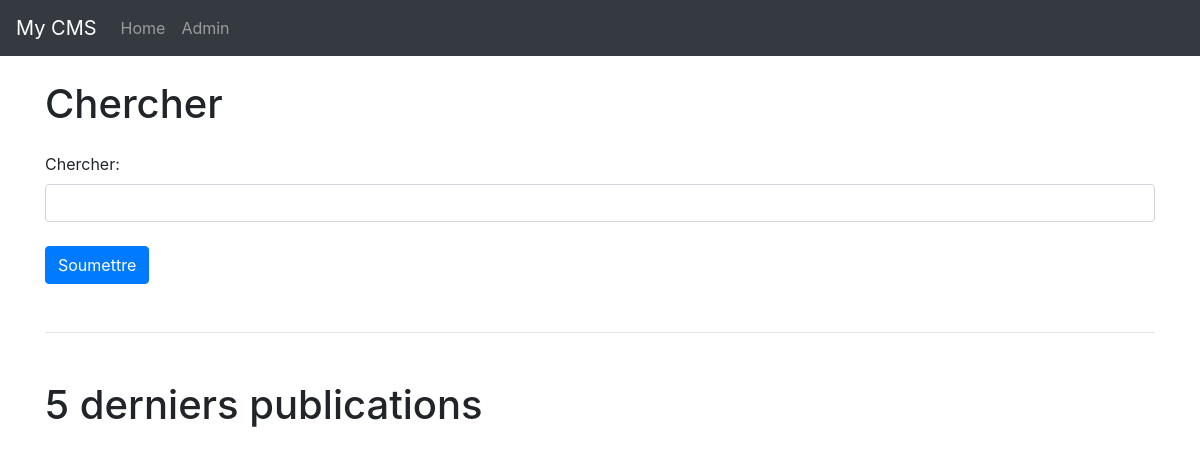
Before: / with the older database file.
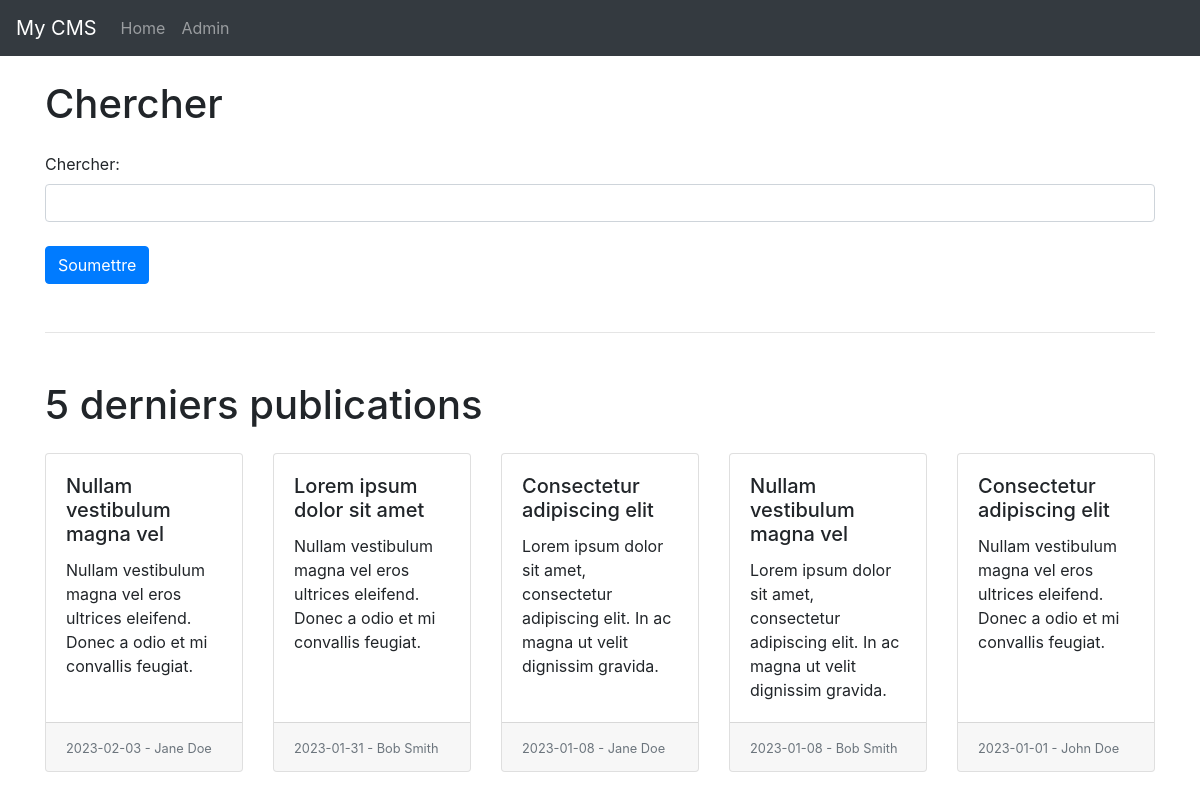
After: the same page with the newer database file.
### tables this page shows
CREATE TABLE article
(
    id               integer primary key,
    titre            varchar(100),
    identifiant      varchar(50),
    auteur           varchar(100),
    date_publication text,
    paragraphe       varchar(500)
);

### app.py (the view)
@app.route('/')
def home():
    conn = sqlite3.connect('db/infoArticle.db')
    c = conn.cursor()
    today = datetime.date.today().isoformat()
    c.execute(
        "SELECT * FROM article WHERE date_publication <= ? "
        "ORDER BY date_publication "
        "DESC LIMIT 5",
        (today,))
    publications = c.fetchall()
    conn.close()
    return render_template('home.html', publications=publications)

### templates/home.html
{% extends "base.html" %}
{% block content %}
    <h1 class="mb-4">Chercher</h1>
    <form action="{{ url_for('search') }}">
        <div class="form-group">
            <label for="search" class="form-label">Chercher:</label>
            <input type="text" class="form-control" id="search" name="q" required>
        </div>
        <button type="submit" class="btn btn-primary mt-2">Soumettre</button>
    </form>
    <hr class="my-5">
    <h1 class="mb-4">5 derniers publications</h1>
    <div class="card-deck">
        {% for publication in publications %}
            <div class="card mb-4">
                <div class="card-body">
                    <h5 class="card-title">{{ publication[1] }}</h5>
                    <p class="card-text">{{ publication[5] }}</p>
                </div>
                <div class="card-footer">
                    <small class="text-muted">{{ publication[4] }} - {{ publication[3] }}</small>
                </div>
            </div>
        {% endfor %}
    </div>
{% endblock %}

### templates/base.html (shortened to what this page needs)
<!DOCTYPE html>
<html lang="fr">
<head>
    <link rel="stylesheet"
          href="https://stackpath.bootstrapcdn.com/bootstrap/4.4.1/css/bootstrap.min.css">
</head>
<body>
<nav class="navbar navbar-expand-lg navbar-dark bg-dark">
    <a class="navbar-brand" href="/">My CMS</a>
    <div class="collapse navbar-collapse" id="navbarNav">
        <ul class="navbar-nav me-auto mb-2 mb-md-0">
            <li class="nav-item">
                <a class="nav-link" href="{{ url_for('home') }}">Home</a>
            </li>
            <li class="nav-item">
                <a class="nav-link" href="{{ url_for('admin') }}">Admin</a>
            </li>
        </ul>
    </div>
</nav>
<div class="container mt-4">
    {% block content %}{% endblock %}
</div>
</body>
</html>

Changed rows visible on the page:
added article: titre "Nullam vestibulum magna vel", paragraphe "Nullam vestibulum magna vel eros ultrices eleifend. Donec a odio et mi convallis feugiat.", date_publication "2023-02-03", auteur "Jane Doe"
added article: titre "Lorem ipsum dolor sit amet", paragraphe "Nullam vestibulum magna vel eros ultrices eleifend. Donec a odio et mi convallis feugiat.", date_publication "2023-01-31", auteur "Bob Smith"
added article: titre "Consectetur adipiscing elit", paragraphe "Lorem ipsum dolor sit amet, consectetur adipiscing elit. In ac magna ut velit dignissim gravida.", date_publication "2023-01-08", auteur "Jane Doe"
added article: titre "Nullam vestibulum magna vel", paragraphe "Lorem ipsum dolor sit amet, consectetur adipiscing elit. In ac magna ut velit dignissim gravida.", date_publication "2023-01-08", auteur "Bob Smith"
added article: titre "Consectetur adipiscing elit", paragraphe "Nullam vestibulum magna vel eros ultrices eleifend. Donec a odio et mi convallis feugiat.", date_publication "2023-01-01", auteur "John Doe"
